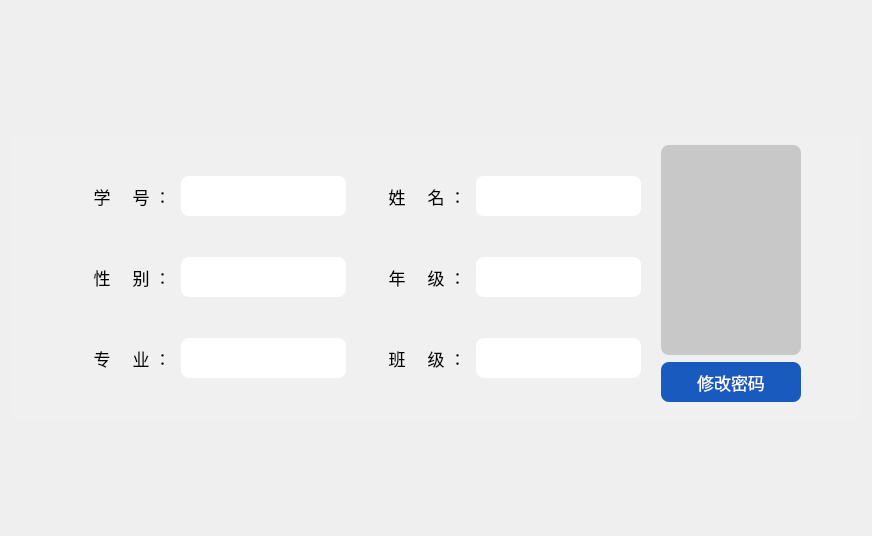
          <widget class="QWidget" name="page">
           <layout class="QGridLayout" name="gridLayout_15">
            <item row="0" column="0">
             <layout class="QGridLayout" name="gridLayout_16" rowstretch="1,3,1">
              <property name="leftMargin">
               <number>0</number>
              </property>
              <property name="topMargin">
               <number>10</number>
              </property>
              <property name="rightMargin">
               <number>0</number>
              </property>
              <property name="bottomMargin">
               <number>10</number>
              </property>
              <property name="horizontalSpacing">
               <number>0</number>
              </property>
              <property name="verticalSpacing">
               <number>10</number>
              </property>
              <item row="0" column="0">
               <layout class="QGridLayout" name="gridLayout_8" columnstretch="1,0,0">
                <property name="leftMargin">
                 <number>40</number>
                </property>
                <property name="topMargin">
                 <number>10</number>
                </property>
                <property name="rightMargin">
                 <number>40</number>
                </property>
                <property name="bottomMargin">
                 <number>10</number>
                </property>
                <property name="horizontalSpacing">
                 <number>10</number>
                </property>
                <property name="verticalSpacing">
                 <number>0</number>
                </property>
                <item row="0" column="0">
                 <widget class="QLabel" name="label_6">
                  <property name="sizePolicy">
                   <sizepolicy hsizetype="Preferred" vsizetype="Preferred">
                    <horstretch>0</horstretch>
                    <verstretch>0</verstretch>
                   </sizepolicy>
                  </property>
                  <property name="minimumSize">
                   <size>
                    <width>353</width>
                    <height>84</height>
                   </size>
                  </property>
                  <property name="maximumSize">
                   <size>
                    <width>353</width>
                    <height>84</height>
                   </size>
                  </property>
                  <property name="autoFillBackground">
                   <bool>false</bool>
                  </property>
                  <property name="styleSheet">
                   <string notr="true">border-image:url(:/res/text.png);</string>
                  </property>
                  <property name="text">
                   <string/>
                  </property>
                  <property name="scaledContents">
                   <bool>false</bool>
                  </property>
                 </widget>
                </item>
                <item row="0" column="1">
                 <spacer name="horizontalSpacer_2">
                  <property name="orientation">
                   <enum>Qt::Horizontal</enum>
                  </property>
                  <property name="sizeHint" stdset="0">
                   <size>
                    <width>40</width>
                    <height>20</height>
                   </size>
                  </property>
                 </spacer>
                </item>
                <item row="0" column="2">
                 <spacer name="verticalSpacer_3">
                  <property name="orientation">
                   <enum>Qt::Vertical</enum>
                  </property>
                  <property name="sizeHint" stdset="0">
                   <size>
                    <width>20</width>
                    <height>40</height>
                   </size>
                  </property>
                 </spacer>
                </item>
               </layout>
              </item>
              <item row="1" column="0">
               <widget class="QWidget" name="widget_4" native="true">
                <property name="minimumSize">
                 <size>
                  <width>0</width>
                  <height>0</height>
                 </size>
                </property>
                <property name="maximumSize">
                 <size>
                  <width>16777215</width>
                  <height>340</height>
                 </size>
                </property>
                <property name="autoFillBackground">
                 <bool>false</bool>
                </property>
                <property name="styleSheet">
                 <string notr="true">background-color: #F0F0F0;</string>
                </property>
                <layout class="QGridLayout" name="gridLayout_19">
                 <property name="leftMargin">
                  <number>10</number>
                 </property>
                 <property name="topMargin">
                  <number>10</number>
                 </property>
                 <property name="rightMargin">
                  <number>20</number>
                 </property>
                 <property name="bottomMargin">
                  <number>10</number>
                 </property>
                 <property name="spacing">
                  <number>0</number>
                 </property>
                 <item row="0" column="2">
                  <spacer name="horizontalSpacer_4">
                   <property name="orientation">
                    <enum>Qt::Horizontal</enum>
                   </property>
                   <property name="sizeHint" stdset="0">
                    <size>
                     <width>40</width>
                     <height>20</height>
                    </size>
                   </property>
                  </spacer>
                 </item>
                 <item row="0" column="1">
                  <layout class="QGridLayout" name="gridLayout_18">
                   <property name="horizontalSpacing">
                    <number>20</number>
                   </property>
                   <property name="verticalSpacing">
                    <number>0</number>
                   </property>
                   <item row="0" column="0">
                    <layout class="QGridLayout" name="gridLayout_17">
                     <property name="spacing">
                      <number>10</number>
                     </property>
                     <item row="0" column="1">
                      <widget class="QLineEdit" name="Sno">
                       <property name="sizePolicy">
                        <sizepolicy hsizetype="Preferred" vsizetype="Fixed">
                         <horstretch>0</horstretch>
                         <verstretch>0</verstretch>
                        </sizepolicy>
                       </property>
                       <property name="minimumSize">
                        <size>
                         <width>160</width>
                         <height>40</height>
                        </size>
                       </property>
                       <property name="font">
                        <font>
                         <family>微软雅黑</family>
                         <pointsize>13</pointsize>
                        </font>
                       </property>
                       <property name="styleSheet">
                        <string notr="true">border-radius: 8px;
background-color: #ffffff;
padding-left: 8;</string>
                       </property>
                       <property name="alignment">
                        <set>Qt::AlignLeading|Qt::AlignLeft|Qt::AlignVCenter</set>
                       </property>
                       <property name="readOnly">
                        <bool>true</bool>
                       </property>
                      </widget>
                     </item>
                     <item row="0" column="3">
                      <widget class="QLineEdit" name="Sname">
                       <property name="minimumSize">
                        <size>
                         <width>160</width>
                         <height>40</height>
                        </size>
                       </property>
                       <property name="font">
                        <font>
                         <family>微软雅黑</family>
                         <pointsize>13</pointsize>
                        </font>
                       </property>
                       <property name="styleSheet">
                        <string notr="true">border-radius: 8px;
background-color: #ffffff;
padding-left: 8;</string>
                       </property>
                       <property name="alignment">
                        <set>Qt::AlignLeading|Qt::AlignLeft|Qt::AlignVCenter</set>
                       </property>
                       <property name="readOnly">
                        <bool>true</bool>
                       </property>
                      </widget>
                     </item>
                     <item row="1" column="3">
                      <widget class="QLineEdit" name="Age">
                       <property name="sizePolicy">
                        <sizepolicy hsizetype="Expanding" vsizetype="Fixed">
                         <horstretch>0</horstretch>
                         <verstretch>0</verstretch>
                        </sizepolicy>
                       </property>
                       <property name="minimumSize">
                        <size>
                         <width>160</width>
                         <height>40</height>
                        </size>
                       </property>
                       <property name="font">
                        <font>
                         <family>微软雅黑</family>
                         <pointsize>13</pointsize>
                        </font>
                       </property>
                       <property name="styleSheet">
                        <string notr="true">border-radius: 8px;
background-color: #ffffff;
padding-left: 8;</string>
                       </property>
                       <property name="alignment">
                        <set>Qt::AlignLeading|Qt::AlignLeft|Qt::AlignVCenter</set>
                       </property>
                       <property name="readOnly">
                        <bool>true</bool>
                       </property>
                      </widget>
                     </item>
                     <item row="2" column="1">
                      <widget class="QLineEdit" name="Major">
                       <property name="sizePolicy">
                        <sizepolicy hsizetype="Expanding" vsizetype="Fixed">
                         <horstretch>0</horstretch>
                         <verstretch>0</verstretch>
                        </sizepolicy>
                       </property>
                       <property name="minimumSize">
                        <size>
                         <width>160</width>
                         <height>40</height>
                        </size>
                       </property>
                       <property name="font">
                        <font>
                         <family>微软雅黑</family>
                         <pointsize>13</pointsize>
                        </font>
                       </property>
                       <property name="styleSheet">
                        <string notr="true">border-radius: 8px;
background-color: #ffffff;
padding-left: 8;</string>
                       </property>
                       <property name="alignment">
                        <set>Qt::AlignLeading|Qt::AlignLeft|Qt::AlignVCenter</set>
                       </property>
                       <property name="readOnly">
                        <bool>true</bool>
                       </property>
                      </widget>
                     </item>
                     <item row="1" column="0">
                      <widget class="QLabel" name="label_3">
                       <property name="minimumSize">
                        <size>
                         <width>110</width>
                         <height>40</height>
                        </size>
                       </property>
                       <property name="font">
                        <font>
                         <family>微软雅黑</family>
                         <pointsize>13</pointsize>
                        </font>
                       </property>
                       <property name="styleSheet">
                        <string notr="true">border: 0xp;</string>
                       </property>
                       <property name="text">
                        <string>性     别 ：</string>
                       </property>
                       <property name="alignment">
                        <set>Qt::AlignRight|Qt::AlignTrailing|Qt::AlignVCenter</set>
                       </property>
                      </widget>
                     </item>
                     <item row="0" column="2">
                      <widget class="QLabel" name="label_2">
                       <property name="minimumSize">
                        <size>
                         <width>110</width>
                         <height>40</height>
                        </size>
                       </property>
                       <property name="font">
                        <font>
                         <family>微软雅黑</family>
                         <pointsize>13</pointsize>
                        </font>
                       </property>
                       <property name="styleSheet">
                        <string notr="true">border: 0xp;</string>
                       </property>
                       <property name="text">
                        <string>姓     名 ：</string>
                       </property>
                       <property name="alignment">
                        <set>Qt::AlignRight|Qt::AlignTrailing|Qt::AlignVCenter</set>
                       </property>
                      </widget>
                     </item>
                     <item row="1" column="2">
                      <widget class="QLabel" name="label_7">
                       <property name="minimumSize">
                        <size>
                         <width>110</width>
                         <height>40</height>
                        </size>
                       </property>
                       <property name="font">
                        <font>
                         <family>微软雅黑</family>
                         <pointsize>13</pointsize>
                        </font>
                       </property>
                       <property name="styleSheet">
                        <string notr="true">border: 0xp;</string>
                       </property>
                       <property name="text">
                        <string>年     级 ：</string>
                       </property>
                       <property name="alignment">
                        <set>Qt::AlignRight|Qt::AlignTrailing|Qt::AlignVCenter</set>
                       </property>
                      </widget>
                     </item>
                     <item row="2" column="2">
                      <widget class="QLabel" name="label_13">
                       <property name="minimumSize">
                        <size>
                         <width>110</width>
                         <height>40</height>
                        </size>
                       </property>
                       <property name="font">
                        <font>
                         <family>微软雅黑</family>
                         <pointsize>13</pointsize>
                        </font>
                       </property>
                       <property name="styleSheet">
                        <string notr="true">border: 0xp;</string>
                       </property>
                       <property name="text">
                        <string>班     级 ：</string>
                       </property>
                       <property name="alignment">
                        <set>Qt::AlignRight|Qt::AlignTrailing|Qt::AlignVCenter</set>
                       </property>
                      </widget>
                     </item>
                     <item row="2" column="3">
                      <widget class="QLineEdit" name="Classno">
                       <property name="sizePolicy">
                        <sizepolicy hsizetype="Expanding" vsizetype="Fixed">
                         <horstretch>0</horstretch>
                         <verstretch>0</verstretch>
                        </sizepolicy>
                       </property>
                       <property name="minimumSize">
                        <size>
                         <width>160</width>
                         <height>40</height>
                        </size>
                       </property>
                       <property name="font">
                        <font>
                         <family>微软雅黑</family>
                         <pointsize>13</pointsize>
                        </font>
                       </property>
                       <property name="styleSheet">
                        <string notr="true">border-radius: 8px;
background-color: #ffffff;
padding-left: 8;</string>
                       </property>
                       <property name="alignment">
                        <set>Qt::AlignLeading|Qt::AlignLeft|Qt::AlignVCenter</set>
                       </property>
                       <property name="readOnly">
                        <bool>true</bool>
                       </property>
                      </widget>
                     </item>
                     <item row="0" column="0">
                      <widget class="QLabel" name="label">
                       <property name="minimumSize">
                        <size>
                         <width>110</width>
                         <height>40</height>
                        </size>
                       </property>
                       <property name="font">
                        <font>
                         <family>微软雅黑</family>
                         <pointsize>13</pointsize>
                        </font>
                       </property>
                       <property name="styleSheet">
                        <string notr="true">border: 0xp;</string>
                       </property>
                       <property name="text">
                        <string>学     号 ：</string>
                       </property>
                       <property name="alignment">
                        <set>Qt::AlignRight|Qt::AlignTrailing|Qt::AlignVCenter</set>
                       </property>
                      </widget>
                     </item>
                     <item row="1" column="1">
                      <widget class="QLineEdit" name="Sex">
                       <property name="sizePolicy">
                        <sizepolicy hsizetype="Expanding" vsizetype="Fixed">
                         <horstretch>0</horstretch>
                         <verstretch>0</verstretch>
                        </sizepolicy>
                       </property>
                       <property name="minimumSize">
                        <size>
                         <width>160</width>
                         <height>40</height>
                        </size>
                       </property>
                       <property name="font">
                        <font>
                         <family>微软雅黑</family>
                         <pointsize>13</pointsize>
                        </font>
                       </property>
                       <property name="styleSheet">
                        <string notr="true">border-radius: 8px;
background-color: #ffffff;
padding-left: 8;</string>
                       </property>
                       <property name="alignment">
                        <set>Qt::AlignLeading|Qt::AlignLeft|Qt::AlignVCenter</set>
                       </property>
                       <property name="readOnly">
                        <bool>true</bool>
                       </property>
                      </widget>
                     </item>
                     <item row="2" column="0">
                      <widget class="QLabel" name="label_8">
                       <property name="minimumSize">
                        <size>
                         <width>110</width>
                         <height>40</height>
                        </size>
                       </property>
                       <property name="font">
                        <font>
                         <family>微软雅黑</family>
                         <pointsize>13</pointsize>
                        </font>
                       </property>
                       <property name="styleSheet">
                        <string notr="true">border: 0xp;</string>
                       </property>
                       <property name="text">
                        <string>专     业 ：</string>
                       </property>
                       <property name="alignment">
                        <set>Qt::AlignRight|Qt::AlignTrailing|Qt::AlignVCenter</set>
                       </property>
                      </widget>
                     </item>
                    </layout>
                   </item>
                   <item row="0" column="1">
                    <layout class="QGridLayout" name="gridLayout_21">
                     <item row="2" column="0">
                      <widget class="QPushButton" name="Btn_Search_7">
                       <property name="minimumSize">
                        <size>
                         <width>100</width>
                         <height>40</height>
                        </size>
                       </property>
                       <property name="font">
                        <font>
                         <family>微软雅黑</family>
                         <pointsize>13</pointsize>
                        </font>
                       </property>
                       <property name="styleSheet">
                        <string notr="true">QPushButton {
	border-radius: 8px;
	background :#185ABD;
	color: #ffffff
}

QPushButton:hover {
    background-color: #1651AA;
}

QPushButton:pressed {
    background-color: #185ABD;
}</string>
                       </property>
                       <property name="text">
                        <string>修改密码</string>
                       </property>
                      </widget>
                     </item>
                     <item row="1" column="0">
                      <spacer name="verticalSpacer_4">
                       <property name="orientation">
                        <enum>Qt::Vertical</enum>
                       </property>
                       <property name="sizeHint" stdset="0">
                        <size>
                         <width>20</width>
                         <height>40</height>
                        </size>
                       </property>
                      </spacer>
                     </item>
                     <item row="0" column="0">
                      <widget class="QLabel" name="label_4">
                       <property name="minimumSize">
                        <size>
                         <width>140</width>
                         <height>210</height>
                        </size>
                       </property>
                       <property name="maximumSize">
                        <size>
                         <width>160</width>
                         <height>240</height>
                        </size>
                       </property>
                       <property name="styleSheet">
                        <string notr="true">border-image:url(:/res/avatar.png);
background-color: #c8c8c8;
border-radius: 8px;</string>
                       </property>
                       <property name="text">
                        <string/>
                       </property>
                      </widget>
                     </item>
                     <item row="3" column="0">
                      <spacer name="verticalSpacer_5">
                       <property name="orientation">
                        <enum>Qt::Vertical</enum>
                       </property>
                       <property name="sizeHint" stdset="0">
                        <size>
                         <width>20</width>
                         <height>40</height>
                        </size>
                       </property>
                      </spacer>
                     </item>
                    </layout>
                   </item>
                  </layout>
                 </item>
                 <item row="0" column="0">
                  <spacer name="horizontalSpacer_3">
                   <property name="orientation">
                    <enum>Qt::Horizontal</enum>
                   </property>
                   <property name="sizeHint" stdset="0">
                    <size>
                     <width>40</width>
                     <height>20</height>
                    </size>
                   </property>
                  </spacer>
                 </item>
                </layout>
               </widget>
              </item>
              <item row="2" column="0">
               <spacer name="verticalSpacer_2">
                <property name="orientation">
                 <enum>Qt::Vertical</enum>
                </property>
                <property name="sizeType">
                 <enum>QSizePolicy::Expanding</enum>
                </property>
                <property name="sizeHint" stdset="0">
                 <size>
                  <width>20</width>
                  <height>40</height>
                 </size>
                </property>
               </spacer>
              </item>
             </layout>
            </item>
           </layout>
          </widget>
